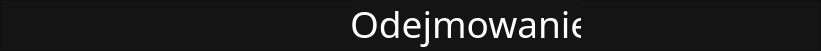
     <widget class="QFrame" name="subBar">
      <property name="geometry">
       <rect>
        <x>0</x>
        <y>241</y>
        <width>821</width>
        <height>51</height>
       </rect>
      </property>
      <property name="styleSheet">
       <string notr="true">background-color: rgb(20,20,20);</string>
      </property>
      <property name="frameShape">
       <enum>QFrame::StyledPanel</enum>
      </property>
      <property name="frameShadow">
       <enum>QFrame::Raised</enum>
      </property>
      <widget class="QLabel" name="label_7">
       <property name="geometry">
        <rect>
         <x>350</x>
         <y>-2</y>
         <width>231</width>
         <height>51</height>
        </rect>
       </property>
       <property name="font">
        <font>
         <family>Athiti</family>
         <pointsize>28</pointsize>
        </font>
       </property>
       <property name="styleSheet">
        <string notr="true">color: rgb(255,255,255);</string>
       </property>
       <property name="text">
        <string>Odejmowanie</string>
       </property>
      </widget>
      <widget class="QWidget" name="layoutWidget_8">
       <property name="geometry">
        <rect>
         <x>178</x>
         <y>150</y>
         <width>171</width>
         <height>31</height>
        </rect>
       </property>
       <layout class="QHBoxLayout" name="horizontalLayout_11">
        <item>
         <widget class="QLabel" name="label_167">
          <property name="styleSheet">
           <string notr="true">background-color: rgb(224,224,224);</string>
          </property>
          <property name="text">
           <string/>
          </property>
         </widget>
        </item>
        <item>
         <widget class="QLabel" name="label_168">
          <property name="styleSheet">
           <string notr="true">background-color: rgb(224,224,224);</string>
          </property>
          <property name="text">
           <string/>
          </property>
         </widget>
        </item>
        <item>
         <widget class="QLabel" name="label_169">
          <property name="styleSheet">
           <string notr="true">background-color: rgb(224,224,224);</string>
          </property>
          <property name="text">
           <string/>
          </property>
         </widget>
        </item>
        <item>
         <widget class="QLabel" name="label_170">
          <property name="styleSheet">
           <string notr="true">background-color: rgb(224,224,224);</string>
          </property>
          <property name="text">
           <string/>
          </property>
         </widget>
        </item>
        <item>
         <widget class="QLabel" name="label_171">
          <property name="styleSheet">
           <string notr="true">background-color: rgb(224,224,224);</string>
          </property>
          <property name="text">
           <string/>
          </property>
         </widget>
        </item>
        <item>
         <widget class="QLabel" name="label_172">
          <property name="styleSheet">
           <string notr="true">background-color: rgb(224,224,224);</string>
          </property>
          <property name="text">
           <string/>
          </property>
         </widget>
        </item>
        <item>
         <widget class="QLabel" name="label_173">
          <property name="styleSheet">
           <string notr="true">background-color: rgb(224,224,224);</string>
          </property>
          <property name="text">
           <string/>
          </property>
         </widget>
        </item>
        <item>
         <widget class="QLabel" name="label_174">
          <property name="styleSheet">
           <string notr="true">background-color: rgb(224,224,224);</string>
          </property>
          <property name="text">
           <string/>
          </property>
         </widget>
        </item>
       </layout>
      </widget>
      <widget class="QLabel" name="label_250">
       <property name="geometry">
        <rect>
         <x>41</x>
         <y>150</y>
         <width>71</width>
         <height>31</height>
        </rect>
       </property>
       <property name="font">
        <font>
         <family>Athiti</family>
         <pointsize>12</pointsize>
        </font>
       </property>
       <property name="text">
        <string>Składnik 1:</string>
       </property>
      </widget>
      <widget class="QWidget" name="layoutWidget_7">
       <property name="geometry">
        <rect>
         <x>390</x>
         <y>200</y>
         <width>501</width>
         <height>31</height>
        </rect>
       </property>
       <layout class="QHBoxLayout" name="horizontalLayout_10">
        <property name="rightMargin">
         <number>0</number>
        </property>
        <item>
         <widget class="QLabel" name="label_144">
          <property name="styleSheet">
           <string notr="true">background-color: rgb(224,224,224);</string>
          </property>
          <property name="text">
           <string/>
          </property>
         </widget>
        </item>
        <item>
         <widget class="QLabel" name="label_145">
          <property name="styleSheet">
           <string notr="true">background-color: rgb(224,224,224);</string>
          </property>
          <property name="text">
           <string/>
          </property>
         </widget>
        </item>
        <item>
         <widget class="QLabel" name="label_146">
          <property name="styleSheet">
           <string notr="true">background-color: rgb(224,224,224);</string>
          </property>
          <property name="text">
           <string/>
          </property>
         </widget>
        </item>
        <item>
         <widget class="QLabel" name="label_147">
          <property name="styleSheet">
           <string notr="true">background-color: rgb(224,224,224);</string>
          </property>
          <property name="text">
           <string/>
          </property>
         </widget>
        </item>
        <item>
         <widget class="QLabel" name="label_148">
          <property name="styleSheet">
           <string notr="true">background-color: rgb(224,224,224);</string>
          </property>
          <property name="text">
           <string/>
          </property>
         </widget>
        </item>
        <item>
         <widget class="QLabel" name="label_149">
          <property name="styleSheet">
           <string notr="true">background-color: rgb(224,224,224);</string>
          </property>
          <property name="text">
           <string/>
          </property>
         </widget>
        </item>
        <item>
         <widget class="QLabel" name="label_150">
          <property name="styleSheet">
           <string notr="true">background-color: rgb(224,224,224);</string>
          </property>
          <property name="text">
           <string/>
          </property>
         </widget>
        </item>
        <item>
         <widget class="QLabel" name="label_151">
          <property name="styleSheet">
           <string notr="true">background-color: rgb(224,224,224);</string>
          </property>
          <property name="text">
           <string/>
          </property>
         </widget>
        </item>
        <item>
         <widget class="QLabel" name="label_152">
          <property name="styleSheet">
           <string notr="true">background-color: rgb(224,224,224);</string>
          </property>
          <property name="text">
           <string/>
          </property>
         </widget>
        </item>
        <item>
         <widget class="QLabel" name="label_153">
          <property name="styleSheet">
           <string notr="true">background-color: rgb(224,224,224);</string>
          </property>
          <property name="text">
           <string/>
          </property>
         </widget>
        </item>
        <item>
         <widget class="QLabel" name="label_154">
          <property name="styleSheet">
           <string notr="true">background-color: rgb(224,224,224);</string>
          </property>
          <property name="text">
           <string/>
          </property>
         </widget>
        </item>
        <item>
         <widget class="QLabel" name="label_155">
          <property name="styleSheet">
           <string notr="true">background-color: rgb(224,224,224);</string>
          </property>
          <property name="text">
           <string/>
          </property>
         </widget>
        </item>
        <item>
         <widget class="QLabel" name="label_156">
          <property name="styleSheet">
           <string notr="true">background-color: rgb(224,224,224);</string>
          </property>
          <property name="text">
           <string/>
          </property>
         </widget>
        </item>
        <item>
         <widget class="QLabel" name="label_157">
          <property name="styleSheet">
           <string notr="true">background-color: rgb(224,224,224);</string>
          </property>
          <property name="text">
           <string/>
          </property>
         </widget>
        </item>
        <item>
         <widget class="QLabel" name="label_158">
          <property name="styleSheet">
           <string notr="true">background-color: rgb(224,224,224);</string>
          </property>
          <property name="text">
           <string/>
          </property>
         </widget>
        </item>
        <item>
         <widget class="QLabel" name="label_159">
          <property name="styleSheet">
           <string notr="true">background-color: rgb(224,224,224);</string>
          </property>
          <property name="text">
           <string/>
          </property>
         </widget>
        </item>
        <item>
         <widget class="QLabel" name="label_160">
          <property name="styleSheet">
           <string notr="true">background-color: rgb(224,224,224);</string>
          </property>
          <property name="text">
           <string/>
          </property>
         </widget>
        </item>
        <item>
         <widget class="QLabel" name="label_161">
          <property name="styleSheet">
           <string notr="true">background-color: rgb(224,224,224);</string>
          </property>
          <property name="text">
           <string/>
          </property>
         </widget>
        </item>
        <item>
         <widget class="QLabel" name="label_162">
          <property name="styleSheet">
           <string notr="true">background-color: rgb(224,224,224);</string>
          </property>
          <property name="text">
           <string/>
          </property>
         </widget>
        </item>
        <item>
         <widget class="QLabel" name="label_163">
          <property name="styleSheet">
           <string notr="true">background-color: rgb(224,224,224);</string>
          </property>
          <property name="text">
           <string/>
          </property>
         </widget>
        </item>
        <item>
         <widget class="QLabel" name="label_164">
          <property name="styleSheet">
           <string notr="true">background-color: rgb(224,224,224);</string>
          </property>
          <property name="text">
           <string/>
          </property>
         </widget>
        </item>
        <item>
         <widget class="QLabel" name="label_165">
          <property name="styleSheet">
           <string notr="true">background-color: rgb(224,224,224);</string>
          </property>
          <property name="text">
           <string/>
          </property>
         </widget>
        </item>
        <item>
         <widget class="QLabel" name="label_166">
          <property name="styleSheet">
           <string notr="true">background-color: rgb(224,224,224);</string>
          </property>
          <property name="text">
           <string/>
          </property>
         </widget>
        </item>
       </layout>
      </widget>
      <widget class="QLabel" name="label_111">
       <property name="geometry">
        <rect>
         <x>133</x>
         <y>200</y>
         <width>16</width>
         <height>29</height>
        </rect>
       </property>
       <property name="styleSheet">
        <string notr="true">background-color: rgb(224,224,224);</string>
       </property>
       <property name="text">
        <string/>
       </property>
      </widget>
      <widget class="QLabel" name="label_135">
       <property name="geometry">
        <rect>
         <x>133</x>
         <y>150</y>
         <width>16</width>
         <height>29</height>
        </rect>
       </property>
       <property name="styleSheet">
        <string notr="true">background-color: rgb(224,224,224);</string>
       </property>
       <property name="text">
        <string/>
       </property>
      </widget>
      <widget class="QLabel" name="label_249">
       <property name="geometry">
        <rect>
         <x>41</x>
         <y>200</y>
         <width>71</width>
         <height>31</height>
        </rect>
       </property>
       <property name="font">
        <font>
         <family>Athiti</family>
         <pointsize>12</pointsize>
        </font>
       </property>
       <property name="text">
        <string>Składnik 2:</string>
       </property>
      </widget>
      <widget class="QWidget" name="layoutWidget_6">
       <property name="geometry">
        <rect>
         <x>178</x>
         <y>200</y>
         <width>171</width>
         <height>31</height>
        </rect>
       </property>
       <layout class="QHBoxLayout" name="horizontalLayout_9">
        <item>
         <widget class="QLabel" name="label_136">
          <property name="styleSheet">
           <string notr="true">background-color: rgb(224,224,224);</string>
          </property>
          <property name="text">
           <string/>
          </property>
         </widget>
        </item>
        <item>
         <widget class="QLabel" name="label_137">
          <property name="styleSheet">
           <string notr="true">background-color: rgb(224,224,224);</string>
          </property>
          <property name="text">
           <string/>
          </property>
         </widget>
        </item>
        <item>
         <widget class="QLabel" name="label_138">
          <property name="styleSheet">
           <string notr="true">background-color: rgb(224,224,224);</string>
          </property>
          <property name="text">
           <string/>
          </property>
         </widget>
        </item>
        <item>
         <widget class="QLabel" name="label_139">
          <property name="styleSheet">
           <string notr="true">background-color: rgb(224,224,224);</string>
          </property>
          <property name="text">
           <string/>
          </property>
         </widget>
        </item>
        <item>
         <widget class="QLabel" name="label_140">
          <property name="styleSheet">
           <string notr="true">background-color: rgb(224,224,224);</string>
          </property>
          <property name="text">
           <string/>
          </property>
         </widget>
        </item>
        <item>
         <widget class="QLabel" name="label_141">
          <property name="styleSheet">
           <string notr="true">background-color: rgb(224,224,224);</string>
          </property>
          <property name="text">
           <string/>
          </property>
         </widget>
        </item>
        <item>
         <widget class="QLabel" name="label_142">
          <property name="styleSheet">
           <string notr="true">background-color: rgb(224,224,224);</string>
          </property>
          <property name="text">
           <string/>
          </property>
         </widget>
        </item>
        <item>
         <widget class="QLabel" name="label_143">
          <property name="styleSheet">
           <string notr="true">background-color: rgb(224,224,224);</string>
          </property>
          <property name="text">
           <string/>
          </property>
         </widget>
        </item>
       </layout>
      </widget>
      <widget class="QWidget" name="layoutWidget_5">
       <property name="geometry">
        <rect>
         <x>390</x>
         <y>150</y>
         <width>501</width>
         <height>31</height>
        </rect>
       </property>
       <layout class="QHBoxLayout" name="horizontalLayout_8">
        <property name="rightMargin">
         <number>0</number>
        </property>
        <item>
         <widget class="QLabel" name="label_112">
          <property name="styleSheet">
           <string notr="true">background-color: rgb(224,224,224);</string>
          </property>
          <property name="text">
           <string/>
          </property>
         </widget>
        </item>
        <item>
         <widget class="QLabel" name="label_113">
          <property name="styleSheet">
           <string notr="true">background-color: rgb(224,224,224);</string>
          </property>
          <property name="text">
           <string/>
          </property>
         </widget>
        </item>
        <item>
         <widget class="QLabel" name="label_114">
          <property name="styleSheet">
           <string notr="true">background-color: rgb(224,224,224);</string>
          </property>
          <property name="text">
           <string/>
          </property>
         </widget>
        </item>
        <item>
         <widget class="QLabel" name="label_115">
          <property name="styleSheet">
           <string notr="true">background-color: rgb(224,224,224);</string>
          </property>
          <property name="text">
           <string/>
          </property>
         </widget>
        </item>
        <item>
         <widget class="QLabel" name="label_116">
          <property name="styleSheet">
           <string notr="true">background-color: rgb(224,224,224);</string>
          </property>
          <property name="text">
           <string/>
          </property>
         </widget>
        </item>
        <item>
         <widget class="QLabel" name="label_117">
          <property name="styleSheet">
           <string notr="true">background-color: rgb(224,224,224);</string>
          </property>
          <property name="text">
           <string/>
          </property>
         </widget>
        </item>
        <item>
         <widget class="QLabel" name="label_118">
          <property name="styleSheet">
           <string notr="true">background-color: rgb(224,224,224);</string>
          </property>
          <property name="text">
           <string/>
          </property>
         </widget>
        </item>
        <item>
         <widget class="QLabel" name="label_119">
          <property name="styleSheet">
           <string notr="true">background-color: rgb(224,224,224);</string>
          </property>
          <property name="text">
           <string/>
          </property>
         </widget>
        </item>
        <item>
         <widget class="QLabel" name="label_120">
          <property name="styleSheet">
           <string notr="true">background-color: rgb(224,224,224);</string>
          </property>
          <property name="text">
           <string/>
          </property>
         </widget>
        </item>
        <item>
         <widget class="QLabel" name="label_121">
          <property name="styleSheet">
           <string notr="true">background-color: rgb(224,224,224);</string>
          </property>
          <property name="text">
           <string/>
          </property>
         </widget>
        </item>
        <item>
         <widget class="QLabel" name="label_122">
          <property name="styleSheet">
           <string notr="true">background-color: rgb(224,224,224);</string>
          </property>
          <property name="text">
           <string/>
          </property>
         </widget>
        </item>
        <item>
         <widget class="QLabel" name="label_123">
          <property name="styleSheet">
           <string notr="true">background-color: rgb(224,224,224);</string>
          </property>
          <property name="text">
           <string/>
          </property>
         </widget>
        </item>
        <item>
         <widget class="QLabel" name="label_124">
          <property name="styleSheet">
           <string notr="true">background-color: rgb(224,224,224);</string>
          </property>
          <property name="text">
           <string/>
          </property>
         </widget>
        </item>
        <item>
         <widget class="QLabel" name="label_125">
          <property name="styleSheet">
           <string notr="true">background-color: rgb(224,224,224);</string>
          </property>
          <property name="text">
           <string/>
          </property>
         </widget>
        </item>
        <item>
         <widget class="QLabel" name="label_126">
          <property name="styleSheet">
           <string notr="true">background-color: rgb(224,224,224);</string>
          </property>
          <property name="text">
           <string/>
          </property>
         </widget>
        </item>
        <item>
         <widget class="QLabel" name="label_127">
          <property name="styleSheet">
           <string notr="true">background-color: rgb(224,224,224);</string>
          </property>
          <property name="text">
           <string/>
          </property>
         </widget>
        </item>
        <item>
         <widget class="QLabel" name="label_128">
          <property name="styleSheet">
           <string notr="true">background-color: rgb(224,224,224);</string>
          </property>
          <property name="text">
           <string/>
          </property>
         </widget>
        </item>
        <item>
         <widget class="QLabel" name="label_129">
          <property name="styleSheet">
           <string notr="true">background-color: rgb(224,224,224);</string>
          </property>
          <property name="text">
           <string/>
          </property>
         </widget>
        </item>
        <item>
         <widget class="QLabel" name="label_130">
          <property name="styleSheet">
           <string notr="true">background-color: rgb(224,224,224);</string>
          </property>
          <property name="text">
           <string/>
          </property>
         </widget>
        </item>
        <item>
         <widget class="QLabel" name="label_131">
          <property name="styleSheet">
           <string notr="true">background-color: rgb(224,224,224);</string>
          </property>
          <property name="text">
           <string/>
          </property>
         </widget>
        </item>
        <item>
         <widget class="QLabel" name="label_132">
          <property name="styleSheet">
           <string notr="true">background-color: rgb(224,224,224);</string>
          </property>
          <property name="text">
           <string/>
          </property>
         </widget>
        </item>
        <item>
         <widget class="QLabel" name="label_133">
          <property name="styleSheet">
           <string notr="true">background-color: rgb(224,224,224);</string>
          </property>
          <property name="text">
           <string/>
          </property>
         </widget>
        </item>
        <item>
         <widget class="QLabel" name="label_134">
          <property name="styleSheet">
           <string notr="true">background-color: rgb(224,224,224);</string>
          </property>
          <property name="text">
           <string/>
          </property>
         </widget>
        </item>
       </layout>
      </widget>
     </widget>
